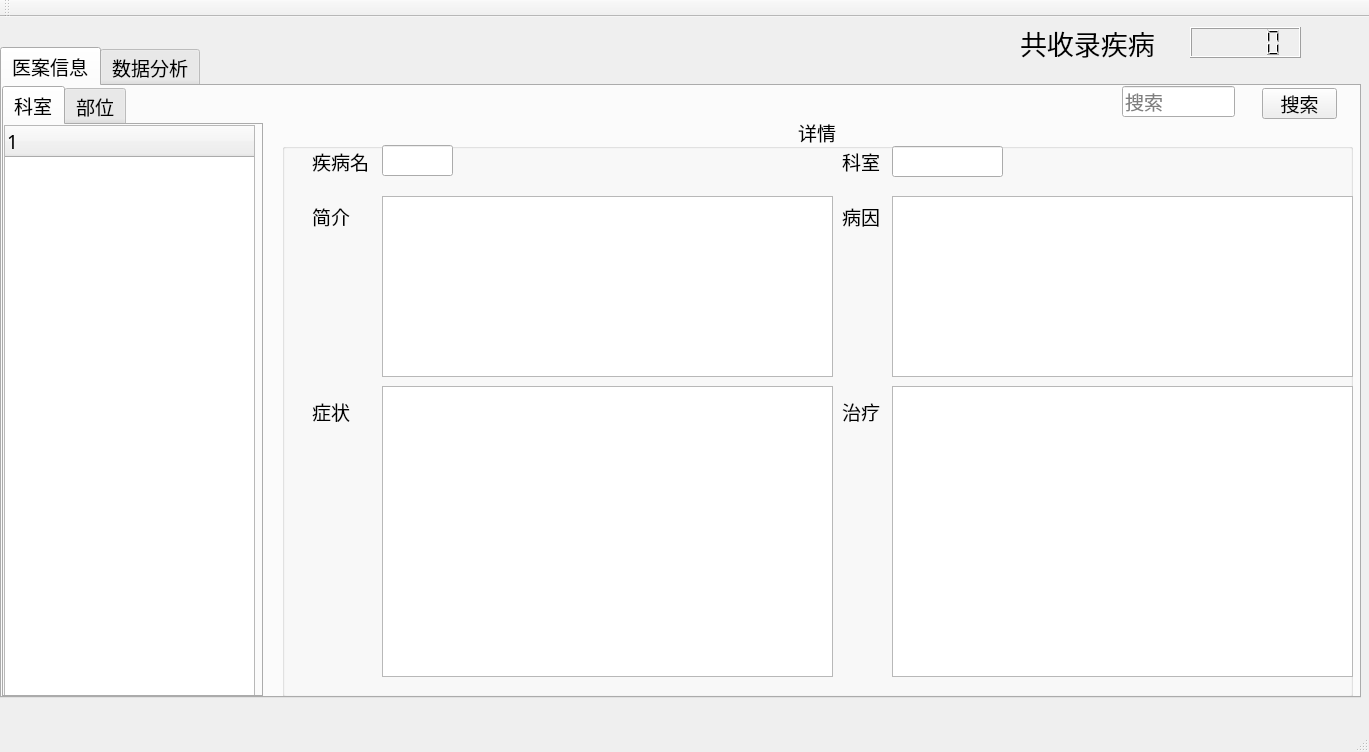
<?xml version="1.0" encoding="UTF-8"?>
<ui version="4.0">
 <class>MainWindow</class>
 <widget class="QMainWindow" name="MainWindow">
  <property name="geometry">
   <rect>
    <x>0</x>
    <y>0</y>
    <width>1369</width>
    <height>752</height>
   </rect>
  </property>
  <property name="windowTitle">
   <string>MainWindow</string>
  </property>
  <widget class="QWidget" name="centralwidget">
   <widget class="QTabWidget" name="tabWidget">
    <property name="geometry">
     <rect>
      <x>0</x>
      <y>30</y>
      <width>1361</width>
      <height>651</height>
     </rect>
    </property>
    <property name="font">
     <font>
      <family>华文行楷</family>
      <pointsize>14</pointsize>
     </font>
    </property>
    <property name="toolTip">
     <string/>
    </property>
    <property name="currentIndex">
     <number>0</number>
    </property>
    <widget class="QWidget" name="yatab">
     <attribute name="title">
      <string>医案信息</string>
     </attribute>
     <widget class="QTabWidget" name="tabWidget2">
      <property name="geometry">
       <rect>
        <x>0</x>
        <y>0</y>
        <width>261</width>
        <height>611</height>
       </rect>
      </property>
      <property name="currentIndex">
       <number>0</number>
      </property>
      <widget class="QWidget" name="kstab">
       <attribute name="title">
        <string>科室</string>
       </attribute>
       <widget class="QTreeWidget" name="kstree">
        <property name="geometry">
         <rect>
          <x>0</x>
          <y>0</y>
          <width>251</width>
          <height>571</height>
         </rect>
        </property>
        <property name="rootIsDecorated">
         <bool>true</bool>
        </property>
        <column>
         <property name="text">
          <string notr="true">1</string>
         </property>
        </column>
       </widget>
      </widget>
      <widget class="QWidget" name="bwtab">
       <attribute name="title">
        <string>部位</string>
       </attribute>
       <widget class="QTreeWidget" name="bwtree">
        <property name="geometry">
         <rect>
          <x>0</x>
          <y>0</y>
          <width>251</width>
          <height>551</height>
         </rect>
        </property>
        <column>
         <property name="text">
          <string notr="true">1</string>
         </property>
        </column>
       </widget>
      </widget>
     </widget>
     <widget class="QGroupBox" name="groupBox">
      <property name="geometry">
       <rect>
        <x>280</x>
        <y>30</y>
        <width>1071</width>
        <height>581</height>
       </rect>
      </property>
      <property name="layoutDirection">
       <enum>Qt::LeftToRight</enum>
      </property>
      <property name="title">
       <string>详情</string>
      </property>
      <property name="alignment">
       <set>Qt::AlignCenter</set>
      </property>
      <widget class="QLabel" name="label_2">
       <property name="geometry">
        <rect>
         <x>30</x>
         <y>30</y>
         <width>61</width>
         <height>31</height>
        </rect>
       </property>
       <property name="text">
        <string>疾病名</string>
       </property>
      </widget>
      <widget class="QLabel" name="label_3">
       <property name="geometry">
        <rect>
         <x>560</x>
         <y>30</y>
         <width>41</width>
         <height>31</height>
        </rect>
       </property>
       <property name="text">
        <string>科室</string>
       </property>
      </widget>
      <widget class="QLineEdit" name="ks_name">
       <property name="geometry">
        <rect>
         <x>610</x>
         <y>30</y>
         <width>111</width>
         <height>31</height>
        </rect>
       </property>
       <property name="font">
        <font>
         <family>楷体</family>
         <pointsize>12</pointsize>
        </font>
       </property>
       <property name="layoutDirection">
        <enum>Qt::LeftToRight</enum>
       </property>
       <property name="alignment">
        <set>Qt::AlignLeading|Qt::AlignLeft|Qt::AlignVCenter</set>
       </property>
      </widget>
      <widget class="QLabel" name="label_4">
       <property name="geometry">
        <rect>
         <x>30</x>
         <y>90</y>
         <width>54</width>
         <height>21</height>
        </rect>
       </property>
       <property name="text">
        <string>简介</string>
       </property>
      </widget>
      <widget class="QLabel" name="label_5">
       <property name="geometry">
        <rect>
         <x>560</x>
         <y>90</y>
         <width>54</width>
         <height>21</height>
        </rect>
       </property>
       <property name="text">
        <string>病因</string>
       </property>
      </widget>
      <widget class="QLabel" name="label_6">
       <property name="geometry">
        <rect>
         <x>30</x>
         <y>280</y>
         <width>41</width>
         <height>31</height>
        </rect>
       </property>
       <property name="text">
        <string>症状</string>
       </property>
      </widget>
      <widget class="QTextBrowser" name="sick_des">
       <property name="geometry">
        <rect>
         <x>100</x>
         <y>80</y>
         <width>451</width>
         <height>181</height>
        </rect>
       </property>
       <property name="font">
        <font>
         <family>楷体</family>
         <pointsize>12</pointsize>
        </font>
       </property>
       <property name="html">
        <string>&lt;!DOCTYPE HTML PUBLIC &quot;-//W3C//DTD HTML 4.0//EN&quot; &quot;http://www.w3.org/TR/REC-html40/strict.dtd&quot;&gt;
&lt;html&gt;&lt;head&gt;&lt;meta name=&quot;qrichtext&quot; content=&quot;1&quot; /&gt;&lt;style type=&quot;text/css&quot;&gt;
p, li { white-space: pre-wrap; }
&lt;/style&gt;&lt;/head&gt;&lt;body style=&quot; font-family:'楷体'; font-size:12pt; font-weight:400; font-style:normal;&quot;&gt;
&lt;p style=&quot;-qt-paragraph-type:empty; margin-top:0px; margin-bottom:0px; margin-left:0px; margin-right:0px; -qt-block-indent:0; text-indent:0px; font-size:18pt;&quot;&gt;&lt;br /&gt;&lt;/p&gt;&lt;/body&gt;&lt;/html&gt;</string>
       </property>
      </widget>
      <widget class="QLabel" name="label_7">
       <property name="geometry">
        <rect>
         <x>560</x>
         <y>280</y>
         <width>54</width>
         <height>31</height>
        </rect>
       </property>
       <property name="text">
        <string>治疗</string>
       </property>
      </widget>
      <widget class="QTextBrowser" name="sick_res">
       <property name="geometry">
        <rect>
         <x>610</x>
         <y>80</y>
         <width>461</width>
         <height>181</height>
        </rect>
       </property>
       <property name="font">
        <font>
         <family>楷体</family>
         <pointsize>12</pointsize>
        </font>
       </property>
      </widget>
      <widget class="QTextBrowser" name="sick_sym">
       <property name="geometry">
        <rect>
         <x>100</x>
         <y>270</y>
         <width>451</width>
         <height>291</height>
        </rect>
       </property>
       <property name="font">
        <font>
         <family>楷体</family>
         <pointsize>12</pointsize>
        </font>
       </property>
      </widget>
      <widget class="QTextBrowser" name="sick_tre">
       <property name="geometry">
        <rect>
         <x>610</x>
         <y>270</y>
         <width>461</width>
         <height>291</height>
        </rect>
       </property>
       <property name="font">
        <font>
         <family>楷体</family>
         <pointsize>12</pointsize>
        </font>
       </property>
      </widget>
      <widget class="QLineEdit" name="sick_name">
       <property name="geometry">
        <rect>
         <x>100</x>
         <y>29</y>
         <width>71</width>
         <height>31</height>
        </rect>
       </property>
       <property name="font">
        <font>
         <family>楷体</family>
         <pointsize>12</pointsize>
        </font>
       </property>
      </widget>
     </widget>
     <widget class="QPushButton" name="searchButton">
      <property name="geometry">
       <rect>
        <x>1260</x>
        <y>2</y>
        <width>75</width>
        <height>31</height>
       </rect>
      </property>
      <property name="text">
       <string>搜索</string>
      </property>
     </widget>
     <widget class="QLineEdit" name="searchLine">
      <property name="geometry">
       <rect>
        <x>1120</x>
        <y>0</y>
        <width>113</width>
        <height>31</height>
       </rect>
      </property>
      <property name="placeholderText">
       <string>搜索</string>
      </property>
     </widget>
    </widget>
    <widget class="QWidget" name="fxtab">
     <attribute name="title">
      <string>数据分析</string>
     </attribute>
     <widget class="QLabel" name="label_8">
      <property name="geometry">
       <rect>
        <x>920</x>
        <y>20</y>
        <width>181</width>
        <height>31</height>
       </rect>
      </property>
      <property name="text">
       <string>最容易发病的部位前</string>
      </property>
     </widget>
     <widget class="QLineEdit" name="numLine">
      <property name="geometry">
       <rect>
        <x>1110</x>
        <y>20</y>
        <width>61</width>
        <height>31</height>
       </rect>
      </property>
      <property name="placeholderText">
       <string>6</string>
      </property>
     </widget>
     <widget class="QLabel" name="label_9">
      <property name="geometry">
       <rect>
        <x>1190</x>
        <y>20</y>
        <width>31</width>
        <height>31</height>
       </rect>
      </property>
      <property name="text">
       <string>名</string>
      </property>
     </widget>
     <widget class="QWidget" name="widget" native="true">
      <property name="geometry">
       <rect>
        <x>120</x>
        <y>70</y>
        <width>1161</width>
        <height>541</height>
       </rect>
      </property>
     </widget>
     <widget class="QPushButton" name="huizhiButton">
      <property name="geometry">
       <rect>
        <x>1230</x>
        <y>20</y>
        <width>75</width>
        <height>31</height>
       </rect>
      </property>
      <property name="text">
       <string>绘制</string>
      </property>
     </widget>
    </widget>
   </widget>
   <widget class="QLabel" name="label">
    <property name="geometry">
     <rect>
      <x>1020</x>
      <y>10</y>
      <width>141</width>
      <height>31</height>
     </rect>
    </property>
    <property name="font">
     <font>
      <family>华文行楷</family>
      <pointsize>20</pointsize>
     </font>
    </property>
    <property name="text">
     <string>共收录疾病</string>
    </property>
   </widget>
   <widget class="QLCDNumber" name="Number">
    <property name="geometry">
     <rect>
      <x>1190</x>
      <y>10</y>
      <width>111</width>
      <height>31</height>
     </rect>
    </property>
   </widget>
  </widget>
  <widget class="QStatusBar" name="statusbar"/>
  <widget class="QToolBar" name="toolBar">
   <property name="windowTitle">
    <string>toolBar</string>
   </property>
   <attribute name="toolBarArea">
    <enum>TopToolBarArea</enum>
   </attribute>
   <attribute name="toolBarBreak">
    <bool>false</bool>
   </attribute>
  </widget>
  <widget class="QMenuBar" name="menubar">
   <property name="geometry">
    <rect>
     <x>0</x>
     <y>0</y>
     <width>1369</width>
     <height>23</height>
    </rect>
   </property>
  </widget>
 </widget>
 <resources/>
 <connections/>
</ui>
